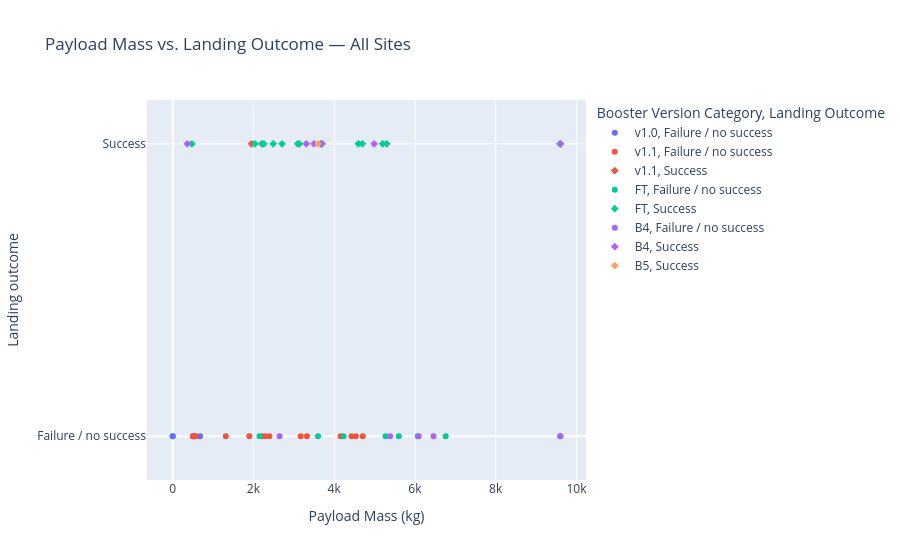

Write notebook code for a chart like this one.
### Code cell
all_sites_scatter

### Figure 1 — Plotly figure (JSON) as saved in the notebook; plotly's stock layout.template omitted (floating-point values rounded to 4 significant figures)
{"data": [{"customdata": [[1, "CCAFS LC-40", "F9 v1.0  B0003", "Failure / no success"], [2, "CCAFS LC-40", "F9 v1.0  B0004", "Failure / no success"], [3, "CCAFS LC-40", "F9 v1.0  B0005", "Failure / no success"], [4, "CCAFS LC-40", "F9 v1.0  B0006", "Failure / no success"], [5, "CCAFS LC-40", "F9 v1.0  B0007", "Failure / no success"]], "hovertemplate": "Booster Version Category=v1.0<br>Landing Outcome=%{customdata[3]}<br>Payload Mass (kg)=%{x}<br>class=%{y}<br>Flight Number=%{customdata[0]}<br>Launch Site=%{customdata[1]}<br>Booster Version=%{customdata[2]}<extra></extra>", "legendgroup": "v1.0, Failure / no success", "marker": {"color": "#636efa", "symbol": "circle"}, "mode": "markers", "name": "v1.0, Failure / no success", "orientation": "v", "showlegend": true, "type": "scatter", "x": [0, 0, 525, 500, 677], "xaxis": "x", "y": [0, 0, 0, 0, 0], "yaxis": "y"}, {"customdata": [[7, "CCAFS LC-40", "F9 v1.1", "Failure / no success"], [8, "CCAFS LC-40", "F9 v1.1", "Failure / no success"], [9, "CCAFS LC-40", "F9 v1.1", "Failure / no success"], [10, "CCAFS LC-40", "F9 v1.1", "Failure / no success"], [11, "CCAFS LC-40", "F9 v1.1", "Failure / no success"], [12, "CCAFS LC-40", "F9 v1.1 B1011", "Failure / no success"], [13, "CCAFS LC-40", "F9 v1.1 B1010", "Failure / no success"], [14, "CCAFS LC-40", "F9 v1.1 B1012", "Failure / no success"], [15, "CCAFS LC-40", "F9 v1.1 B1013", "Failure / no success"], [16, "CCAFS LC-40", "F9 v1.1 B1014", "Failure / no success"], [17, "CCAFS LC-40", "F9 v1.1 B1015", "Failure / no success"], [18, "CCAFS LC-40", "F9 v1.1 B1016", "Failure / no success"], [6, "VAFB SLC-4E", "F9 v1.1  B1003", "Failure / no success"], [21, "VAFB SLC-4E", "F9 v1.1 B1017", "Failure / no success"]], "hovertemplate": "Booster Version Category=v1.1<br>Landing Outcome=%{customdata[3]}<br>Payload Mass (kg)=%{x}<br>class=%{y}<br>Flight Number=%{customdata[0]}<br>Launch Site=%{customdata[1]}<br>Booster Version=%{customdata[2]}<extra></extra>", "legendgroup": "v1.1, Failure / no success", "marker": {"color": "#EF553B", "symbol": "circle"}, "mode": "markers", "name": "v1.1, Failure / no success", "orientation": "v", "showlegend": true, "type": "scatter", "x": [3170, 3325, 2296, 1316, 4535, 4428, 2216, 2395, 570, 4159, 1898, 4707, 500, 553], "xaxis": "x", "y": [0, 0, 0, 0, 0, 0, 0, 0, 0, 0, 0, 0, 0, 0], "yaxis": "y"}, {"customdata": [[19, "CCAFS LC-40", "F9 v1.1 B1018", "Success"]], "hovertemplate": "Booster Version Category=v1.1<br>Landing Outcome=%{customdata[3]}<br>Payload Mass (kg)=%{x}<br>class=%{y}<br>Flight Number=%{customdata[0]}<br>Launch Site=%{customdata[1]}<br>Booster Version=%{customdata[2]}<extra></extra>", "legendgroup": "v1.1, Success", "marker": {"color": "#EF553B", "symbol": "diamond"}, "mode": "markers", "name": "v1.1, Success", "orientation": "v", "showlegend": true, "type": "scatter", "x": [1952], "xaxis": "x", "y": [1], "yaxis": "y"}, {"customdata": [[22, "CCAFS LC-40", "F9 FT B1020", "Failure / no success"], [26, "CCAFS LC-40", "F9 FT B1024", "Failure / no success"], [46, "VAFB SLC-4E", "F9 FT  B1036.2", "Failure / no success"], [49, "VAFB SLC-4E", "F9 FT  B1038.2", "Failure / no success"], [31, "KSC LC-39A", "F9 FT B1030", "Failure / no success"], [34, "KSC LC-39A", "F9 FT B1034", "Failure / no success"], [38, "KSC LC-39A", "F9 FT B1037", "Failure / no success"], [48, "CCAFS SLC-40", "F9 FT  B1032.2", "Failure / no success"]], "hovertemplate": "Booster Version Category=FT<br>Landing Outcome=%{customdata[3]}<br>Payload Mass (kg)=%{x}<br>class=%{y}<br>Flight Number=%{customdata[0]}<br>Launch Site=%{customdata[1]}<br>Booster Version=%{customdata[2]}<extra></extra>", "legendgroup": "FT, Failure / no success", "marker": {"color": "#00cc96", "symbol": "circle"}, "mode": "markers", "name": "FT, Failure / no success", "orientation": "v", "showlegend": true, "type": "scatter", "x": [5271, 3600, 9600, 2150, 5600, 6070, 6761, 4230], "xaxis": "x", "y": [0, 0, 0, 0, 0, 0, 0, 0], "yaxis": "y"}, {"customdata": [[20, "CCAFS LC-40", "F9 FT B1019", "Success"], [23, "CCAFS LC-40", "F9 FT B1021.1", "Success"], [24, "CCAFS LC-40", "F9 FT B1022", "Success"], [25, "CCAFS LC-40", "F9 FT B1023.1", "Success"], [27, "CCAFS LC-40", "F9 FT B1025.1", "Success"], [28, "CCAFS LC-40", "F9 FT B1026", "Success"], [29, "VAFB SLC-4E", "F9 FT B1029.1", "Success"], [37, "VAFB SLC-4E", "F9 FT B1036.1", "Success"], [40, "VAFB SLC-4E", "F9 FT B1038.1", "Success"], [30, "KSC LC-39A", "F9 FT B1031.1", "Success"], [32, "KSC LC-39A", "F9 FT  B1021.2", "Success"], [33, "KSC LC-39A", "F9 FT B1032.1", "Success"], [35, "KSC LC-39A", "F9 FT B1035.1", "Success"], [36, "KSC LC-39A", "F9 FT  B1029.2", "Success"], [43, "KSC LC-39A", "F9 FT  B1031.2", "Success"], [45, "CCAFS SLC-40", "F9 FT  B1035.2", "Success"]], "hovertemplate": "Booster Version Category=FT<br>Landing Outcome=%{customdata[3]}<br>Payload Mass (kg)=%{x}<br>class=%{y}<br>Flight Number=%{customdata[0]}<br>Launch Site=%{customdata[1]}<br>Booster Version=%{customdata[2]}<extra></extra>", "legendgroup": "FT, Success", "marker": {"color": "#00cc96", "symbol": "diamond"}, "mode": "markers", "name": "FT, Success", "orientation": "v", "showlegend": true, "type": "scatter", "x": [2034, 3136, 4696, 3100, 2257, 4600, 9600, 9600, 475, 2490, 5300, 3697.0, 2708, 3669, 5200, 2205], "xaxis": "x", "y": [1, 1, 1, 1, 1, 1, 1, 1, 1, 1, 1, 1, 1, 1, 1, 1], "yaxis": "y"}, {"customdata": [[51, "VAFB SLC-4E", "F9 B4  B1041.2", "Failure / no success"], [55, "VAFB SLC-4E", "F9 B4  B1043.2", "Failure / no success"], [50, "CCAFS SLC-40", "F9 B4 B1044", "Failure / no success"], [52, "CCAFS SLC-40", "F9 B4  B1039.2", "Failure / no success"], [56, "CCAFS SLC-40", "F9 B4  B1040.2", "Failure / no success"]], "hovertemplate": "Booster Version Category=B4<br>Landing Outcome=%{customdata[3]}<br>Payload Mass (kg)=%{x}<br>class=%{y}<br>Flight Number=%{customdata[0]}<br>Launch Site=%{customdata[1]}<br>Booster Version=%{customdata[2]}<extra></extra>", "legendgroup": "B4, Failure / no success", "marker": {"color": "#ab63fa", "symbol": "circle"}, "mode": "markers", "name": "B4, Failure / no success", "orientation": "v", "showlegend": true, "type": "scatter", "x": [9600, 6460, 6092, 2647, 5384], "xaxis": "x", "y": [0, 0, 0, 0, 0], "yaxis": "y"}, {"customdata": [[42, "VAFB SLC-4E", "F9 B4 B1041.1", "Success"], [39, "KSC LC-39A", "F9 B4 B1039.1", "Success"], [41, "KSC LC-39A", "F9 B4 B1040.1", "Success"], [44, "KSC LC-39A", "F9 B4 B1042.1", "Success"], [47, "CCAFS SLC-40", "F9 B4 B1043.1", "Success"], [53, "CCAFS SLC-40", "F9 B4 B1045.1", "Success"]], "hovertemplate": "Booster Version Category=B4<br>Landing Outcome=%{customdata[3]}<br>Payload Mass (kg)=%{x}<br>class=%{y}<br>Flight Number=%{customdata[0]}<br>Launch Site=%{customdata[1]}<br>Booster Version=%{customdata[2]}<extra></extra>", "legendgroup": "B4, Success", "marker": {"color": "#ab63fa", "symbol": "diamond"}, "mode": "markers", "name": "B4, Success", "orientation": "v", "showlegend": true, "type": "scatter", "x": [9600, 3310, 4990, 3500, 3697.0, 362], "xaxis": "x", "y": [1, 1, 1, 1, 1, 1], "yaxis": "y"}, {"customdata": [[54, "KSC LC-39A", "F9 B5  B1046.1", "Success"]], "hovertemplate": "Booster Version Category=B5<br>Landing Outcome=%{customdata[3]}<br>Payload Mass (kg)=%{x}<br>class=%{y}<br>Flight Number=%{customdata[0]}<br>Launch Site=%{customdata[1]}<br>Booster Version=%{customdata[2]}<extra></extra>", "legendgroup": "B5, Success", "marker": {"color": "#FFA15A", "symbol": "diamond"}, "mode": "markers", "name": "B5, Success", "orientation": "v", "showlegend": true, "type": "scatter", "x": [3600], "xaxis": "x", "y": [1], "yaxis": "y"}], "layout": {"legend": {"title": {"text": "Booster Version Category, Landing Outcome"}, "tracegroupgap": 0}, "title": {"text": "Payload Mass vs. Landing Outcome — All Sites"}, "xaxis": {"anchor": "y", "domain": [0, 1], "title": {"text": "Payload Mass (kg)"}}, "yaxis": {"anchor": "x", "domain": [0, 1], "range": [-0.15, 1.15], "tickmode": "array", "ticktext": ["Failure / no success", "Success"], "tickvals": [0, 1], "title": {"text": "Landing outcome"}}}}
